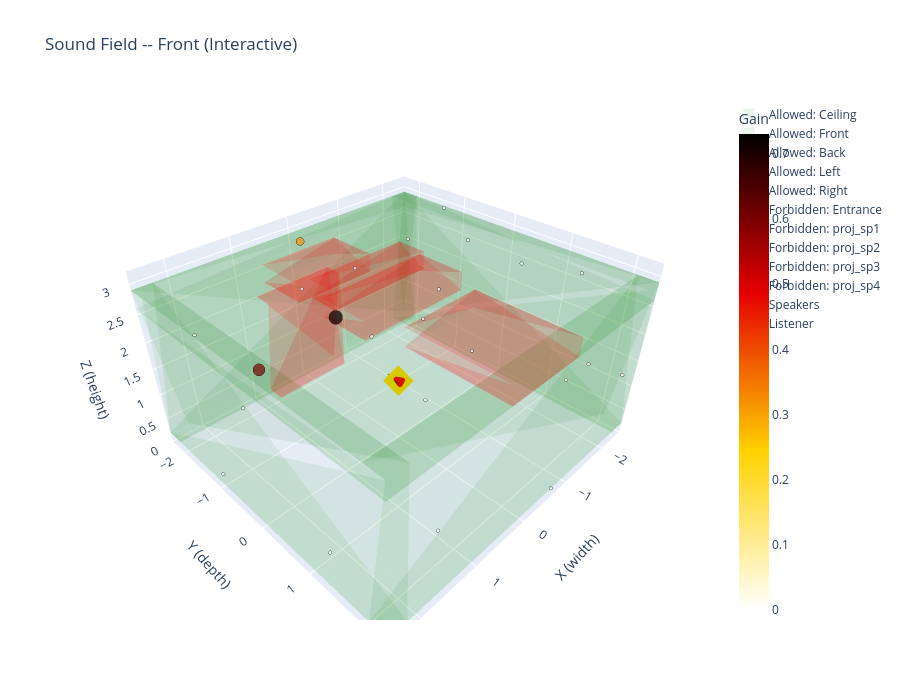

The cell this chart's notebook holds for it:
### Code cell
# =====================================================================
# Sound Field Rendering -- Interactive 3D (Plotly)
# =====================================================================

def plotly_sound_field(layout, listener, source_dir, title=''):
    """Interactive Plotly version of sound field rendering."""
    rdr = VBAPRenderer(layout, listener)
    d = source_dir / (np.linalg.norm(source_dir) + 1e-12)
    gains = rdr.compute_gains(d, normalize='energy')
    g_abs = np.abs(gains)
    g_max = max(g_abs.max(), 1e-12)

    traces = plotly_room_traces()

    # Speakers colored by gain
    traces.append(go.Scatter3d(
        x=layout[:, 0], y=layout[:, 1], z=layout[:, 2],
        mode='markers',
        marker=dict(size=4 + 12 * (g_abs / g_max), color=g_abs,
                    colorscale='Hot_r', cmin=0, cmax=g_max, showscale=True,
                    colorbar=dict(title='Gain'),
                    line=dict(width=0.5, color='black')),
        name='Speakers'))

    # Listener
    traces.append(go.Scatter3d(
        x=[listener[0]], y=[listener[1]], z=[listener[2]],
        mode='markers', marker=dict(size=10, color='gold', symbol='diamond'),
        name='Listener'))

    # Source direction as Cone
    L = 2.0
    traces.append(go.Cone(
        x=[listener[0]], y=[listener[1]], z=[listener[2]],
        u=[d[0]*L], v=[d[1]*L], w=[d[2]*L],
        sizemode='absolute', sizeref=0.3, colorscale=[[0,'red'],[1,'red']],
        showscale=False, name='Source direction'))

    # rV perceived direction
    if np.sum(np.abs(gains)) > 1e-12:
        rV, _ = rdr.compute_rv_re(gains)
        rV_n = np.linalg.norm(rV)
        if rV_n > 1e-12:
            rV_hat = rV / rV_n
            traces.append(go.Cone(
                x=[listener[0]], y=[listener[1]], z=[listener[2]],
                u=[rV_hat[0]*L*0.8], v=[rV_hat[1]*L*0.8], w=[rV_hat[2]*L*0.8],
                sizemode='absolute', sizeref=0.25,
                colorscale=[[0,'cyan'],[1,'cyan']],
                showscale=False, name='Perceived (rV)'))

    fig = go.Figure(data=traces,
                     layout=plotly_3d_layout(
                         title=f'Sound Field {title} (Interactive)',
                         xrange=[-W-0.5, W+0.5], yrange=[-D-0.5, D+0.5],
                         zrange=[0, H+0.8]))
    fig.show()

plotly_sound_field(best_layout, listener_center, np.array([0, -1, 0]), title='-- Front')

### Figure 1 — Plotly figure (JSON) as saved in the notebook; plotly's stock layout.template omitted (floating-point values rounded to 4 significant figures)
{"data": [{"color": "green", "i": [0, 0, 4, 4, 0, 0, 2, 2, 0, 0, 1, 1], "j": [1, 2, 5, 6, 1, 4, 3, 7, 3, 4, 2, 5], "k": [2, 3, 6, 7, 4, 5, 7, 6, 4, 7, 6, 5], "name": "Allowed: Ceiling", "opacity": 0.08, "showlegend": true, "type": "mesh3d", "x": [-2.52, 2.52, 2.52, -2.52, -2.52, 2.52, 2.52, -2.52], "y": [-2.365, -2.365, 2.365, 2.365, -2.365, -2.365, 2.365, 2.365], "z": [2.6, 2.6, 2.6, 2.6, 2.9, 2.9, 2.9, 2.9]}, {"color": "green", "i": [0, 0, 4, 4, 0, 0, 2, 2, 0, 0, 1, 1], "j": [1, 2, 5, 6, 1, 4, 3, 7, 3, 4, 2, 5], "k": [2, 3, 6, 7, 4, 5, 7, 6, 4, 7, 6, 5], "name": "Allowed: Front", "opacity": 0.08, "showlegend": true, "type": "mesh3d", "x": [-2.52, 2.52, 2.52, -2.52, -2.52, 2.52, 2.52, -2.52], "y": [-2.365, -2.365, -2.065, -2.065, -2.365, -2.365, -2.065, -2.065], "z": [0.2, 0.2, 0.2, 0.2, 2.9, 2.9, 2.9, 2.9]}, {"color": "green", "i": [0, 0, 4, 4, 0, 0, 2, 2, 0, 0, 1, 1], "j": [1, 2, 5, 6, 1, 4, 3, 7, 3, 4, 2, 5], "k": [2, 3, 6, 7, 4, 5, 7, 6, 4, 7, 6, 5], "name": "Allowed: Back", "opacity": 0.08, "showlegend": true, "type": "mesh3d", "x": [-2.52, 2.52, 2.52, -2.52, -2.52, 2.52, 2.52, -2.52], "y": [2.065, 2.065, 2.365, 2.365, 2.065, 2.065, 2.365, 2.365], "z": [0.2, 0.2, 0.2, 0.2, 2.9, 2.9, 2.9, 2.9]}, {"color": "green", "i": [0, 0, 4, 4, 0, 0, 2, 2, 0, 0, 1, 1], "j": [1, 2, 5, 6, 1, 4, 3, 7, 3, 4, 2, 5], "k": [2, 3, 6, 7, 4, 5, 7, 6, 4, 7, 6, 5], "name": "Allowed: Left", "opacity": 0.08, "showlegend": true, "type": "mesh3d", "x": [-2.52, -2.22, -2.22, -2.52, -2.52, -2.22, -2.22, -2.52], "y": [-2.365, -2.365, 2.365, 2.365, -2.365, -2.365, 2.365, 2.365], "z": [0.2, 0.2, 0.2, 0.2, 2.9, 2.9, 2.9, 2.9]}, {"color": "green", "i": [0, 0, 4, 4, 0, 0, 2, 2, 0, 0, 1, 1], "j": [1, 2, 5, 6, 1, 4, 3, 7, 3, 4, 2, 5], "k": [2, 3, 6, 7, 4, 5, 7, 6, 4, 7, 6, 5], "name": "Allowed: Right", "opacity": 0.08, "showlegend": true, "type": "mesh3d", "x": [2.22, 2.52, 2.52, 2.22, 2.22, 2.52, 2.52, 2.22], "y": [-2.365, -2.365, 2.365, 2.365, -2.365, -2.365, 2.365, 2.365], "z": [0.2, 0.2, 0.2, 0.2, 2.9, 2.9, 2.9, 2.9]}, {"color": "red", "i": [0, 0, 4, 4, 0, 0, 2, 2, 0, 0, 1, 1], "j": [1, 2, 5, 6, 1, 4, 3, 7, 3, 4, 2, 5], "k": [2, 3, 6, 7, 4, 5, 7, 6, 4, 7, 6, 5], "name": "Forbidden: Entrance", "opacity": 0.15, "showlegend": true, "type": "mesh3d", "x": [-0.7, 0.7, 0.7, -0.7, -0.7, 0.7, 0.7, -0.7], "y": [-2.365, -2.365, -2.065, -2.065, -2.365, -2.365, -2.065, -2.065], "z": [0, 0, 0, 0, 2, 2, 2, 2]}, {"color": "red", "i": [0, 0, 4, 4, 0, 0, 2, 2, 0, 0, 1, 1], "j": [1, 2, 5, 6, 1, 4, 3, 7, 3, 4, 2, 5], "k": [2, 3, 6, 7, 4, 5, 7, 6, 4, 7, 6, 5], "name": "Forbidden: proj_sp1", "opacity": 0.15, "showlegend": true, "type": "mesh3d", "x": [-0.4, 0.9, 0.9, -0.4, -0.4, 0.9, 0.9, -0.4], "y": [-1.765, -1.765, -0.965, -0.965, -1.765, -1.765, -0.965, -0.965], "z": [2.6, 2.6, 2.6, 2.6, 2.9, 2.9, 2.9, 2.9]}, {"color": "red", "i": [0, 0, 4, 4, 0, 0, 2, 2, 0, 0, 1, 1], "j": [1, 2, 5, 6, 1, 4, 3, 7, 3, 4, 2, 5], "k": [2, 3, 6, 7, 4, 5, 7, 6, 4, 7, 6, 5], "name": "Forbidden: proj_sp2", "opacity": 0.15, "showlegend": true, "type": "mesh3d", "x": [-1, 0.7, 0.7, -1, -1, 0.7, 0.7, -1], "y": [-0.965, -0.965, -0.465, -0.465, -0.965, -0.965, -0.465, -0.465], "z": [2.6, 2.6, 2.6, 2.6, 2.9, 2.9, 2.9, 2.9]}, {"color": "red", "i": [0, 0, 4, 4, 0, 0, 2, 2, 0, 0, 1, 1], "j": [1, 2, 5, 6, 1, 4, 3, 7, 3, 4, 2, 5], "k": [2, 3, 6, 7, 4, 5, 7, 6, 4, 7, 6, 5], "name": "Forbidden: proj_sp3", "opacity": 0.15, "showlegend": true, "type": "mesh3d", "x": [-0.9, 0.9, 0.9, -0.9, -0.9, 0.9, 0.9, -0.9], "y": [-0.465, -0.465, 0.335, 0.335, -0.465, -0.465, 0.335, 0.335], "z": [2.6, 2.6, 2.6, 2.6, 2.9, 2.9, 2.9, 2.9]}, {"color": "red", "i": [0, 0, 4, 4, 0, 0, 2, 2, 0, 0, 1, 1], "j": [1, 2, 5, 6, 1, 4, 3, 7, 3, 4, 2, 5], "k": [2, 3, 6, 7, 4, 5, 7, 6, 4, 7, 6, 5], "name": "Forbidden: proj_sp4", "opacity": 0.15, "showlegend": true, "type": "mesh3d", "x": [-0.65, 0.65, 0.65, -0.65, -0.65, 0.65, 0.65, -0.65], "y": [0.765, 0.765, 2.365, 2.365, 0.765, 0.765, 2.365, 2.365], "z": [2.6, 2.6, 2.6, 2.6, 2.9, 2.9, 2.9, 2.9]}, {"marker": {"cmax": 0.7306, "cmin": 0, "color": [0.0, 0.0, 0.0, 0.3208, 0.0, 0.6028, 0.0, 0.0, 0.0, 0.0, 0.0, 0.0, 0.7306, 0.0, 0.0, 0.0, 0.0, 0.0, 0.0, 0.0, 0.0, 0.0, 0.0, 0.0], "colorbar": {"title": {"text": "Gain"}}, "colorscale": [[0, "rgb(255,255,255)"], [0.3333, "rgb(255,210,0)"], [0.6667, "rgb(230,0,0)"], [1, "rgb(0,0,0)"]], "line": {"color": "black", "width": 0.5}, "showscale": true, "size": [4.0, 4.0, 4.0, 9.269, 4.0, 13.9, 4.0, 4.0, 4.0, 4.0, 4.0, 4.0, 16.0, 4.0, 4.0, 4.0, 4.0, 4.0, 4.0, 4.0, 4.0, 4.0, 4.0, 4.0]}, "mode": "markers", "name": "Speakers", "type": "scatter3d", "x": [1.05, -2.28, 2.52, 0.04606, -0.3195, 0.8958, 0.9292, -1.187, -2.362, -2.258, -2.517, -0.594, -0.7, 2.227, 1.474, -2.27, -2.272, -2.4, -2.082, -0.5949, 2.516, -2.458, 1.772, 2.245], "y": [0.6185, -2.036, 0.0641, -2.016, 0.4265, -2.309, -0.8365, -2.226, -0.7572, 1.38, 1.643, 2.28, -2.233, 1.044, 1.862, -0.4255, -1.609, 0.289, 2.362, 2.362, -0.8422, -1.375, 2.364, -1.389], "z": [2.887, 2.114, 2.298, 2.899, 2.9, 0.6074, 2.9, 1.839, 2.512, 2.757, 1.029, 2.205, 0.9864, 0.2009, 2.9, 0.335, 0.4986, 2.445, 1.471, 0.2, 0.4264, 2.899, 1.471, 2.495]}, {"marker": {"color": "gold", "size": 10, "symbol": "diamond"}, "mode": "markers", "name": "Listener", "type": "scatter3d", "x": [0], "y": [0], "z": [1.2]}, {"colorscale": [[0, "red"], [1, "red"]], "name": "Source direction", "showscale": false, "sizemode": "absolute", "sizeref": 0.3, "type": "cone", "u": [0], "v": [-2.0], "w": [0], "x": [0], "y": [0], "z": [1.2]}, {"colorscale": [[0, "cyan"], [1, "cyan"]], "name": "Perceived (rV)", "showscale": false, "sizemode": "absolute", "sizeref": 0.25, "type": "cone", "u": [0], "v": [-1.6], "w": [4.483e-17], "x": [0], "y": [0], "z": [1.2]}], "layout": {"height": 700, "scene": {"aspectmode": "data", "xaxis": {"range": [-2.52, 2.52], "title": {"text": "X (width)"}}, "yaxis": {"range": [-2.365, 2.365], "title": {"text": "Y (depth)"}}, "zaxis": {"range": [0, 3.2], "title": {"text": "Z (height)"}}}, "title": {"text": "Sound Field -- Front (Interactive)"}, "width": 900}}
